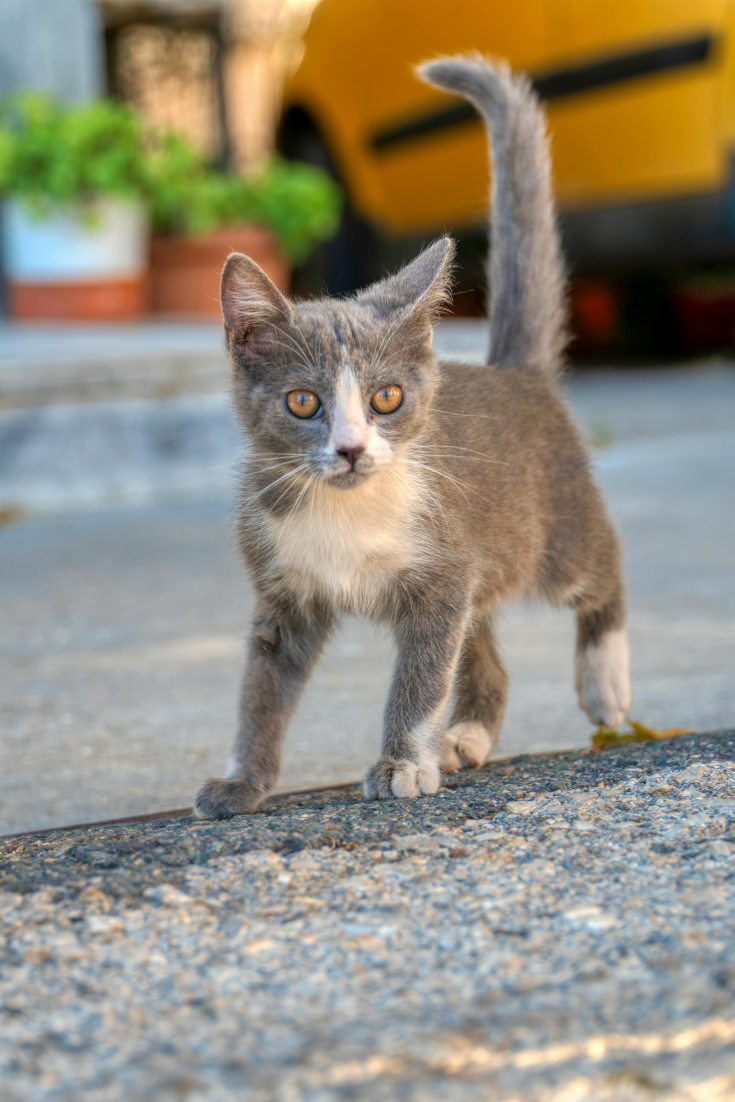
#> input picture Class_Codes/28_April_CV_MamSamrish/pexels-alexravvas-26611787.jpg, 3671 x 5506 px (shown at 1/5 size)
$ jupyter execute sobel_edge_detector.ipynb
#> lines starting #> are read from the running program, lines starting #| are printed output that depends on the picture
### Importing All Required Files

[cell 1]
import numpy as np
import matplotlib.pyplot as plt
import cv2
from PIL import Image

[cell 2]
image = Image.open("pexels-alexravvas-26611787.jpg")
#> image is the input picture: PIL image 3671x5506 RGB; mean R, G, B 145.7, 139.5, 123.1
image = image.convert("L")
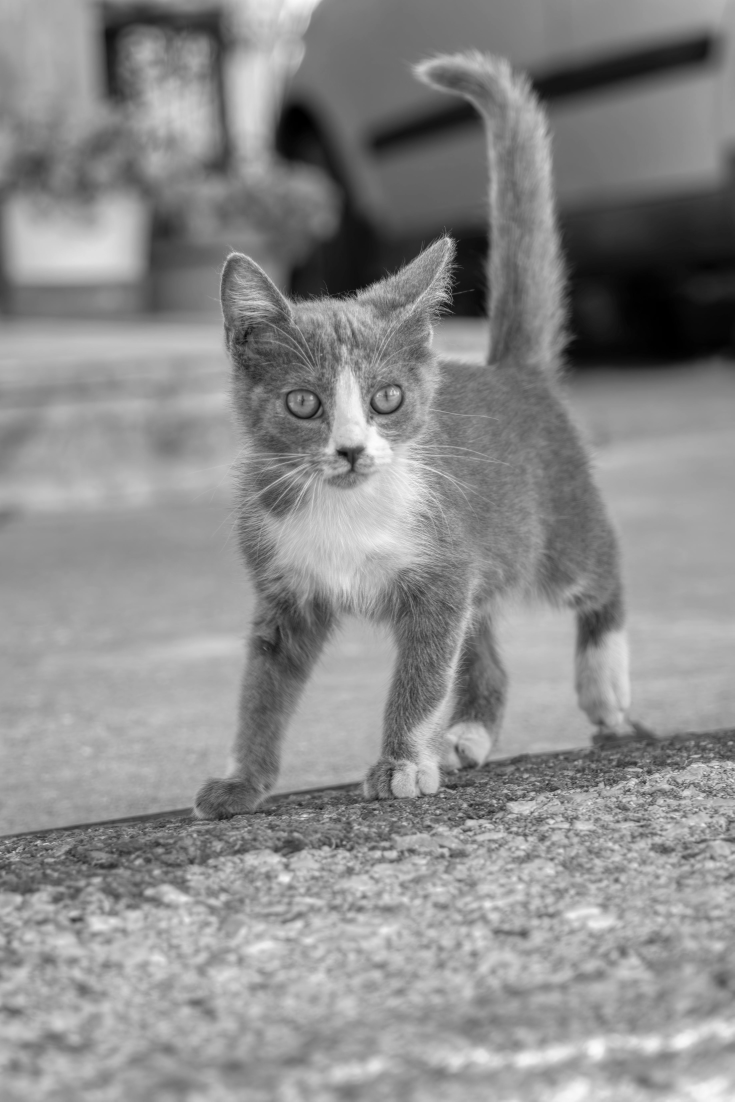
#> image: PIL image 3671x5506 L (shown at 1/5 size); min 0, max 253, mean 139.5

[cell 3]
image = image.resize((500,500))
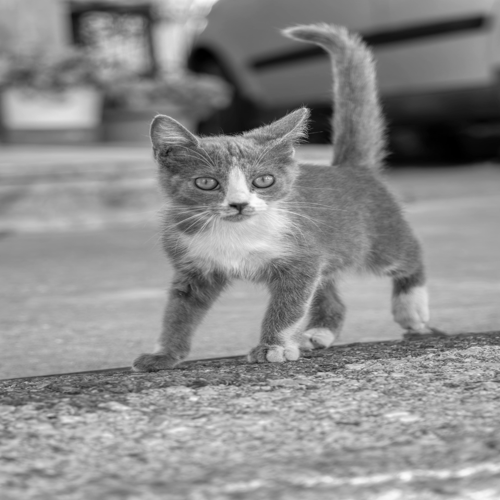
#> image: PIL image 500x500 L; min 0, max 251, mean 139.5
image_array = np.array(image)

[cell 4]
def apply_convolution(image, kernel):
    h, w = image.shape
#> h = 500; w = 500
    kernel_height, kernel_width = kernel.shape
    pad_height = kernel_height // 2
    pad_width = kernel_width // 2
    padded_image = np.pad(image, ((pad_height, pad_height), (pad_width, pad_width)), mode='edge')
    output_image = np.zeros_like(image, dtype=float)

    for i in range(h): #height
        for j in range(w): #width
            region = padded_image[i:i+kernel_height, j:j+kernel_width]
            output_image[i, j] = np.sum(region * kernel)
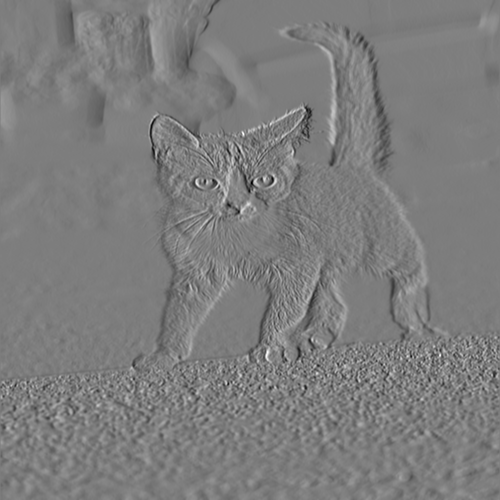
#> output_image: shape (500, 500) float64; min -364, max 376, mean -0.2; drawn with min black and max white

    return output_image

[cell 5]
def sobel_edge_detection(image):
    sobel_x = np.array([[ -1, 0, 1],
                        [ -2, 0, 2],
                        [ -1, 0, 1]])

    sobel_y = np.array([[ 1, 2, 1],
                        [ 0, 0, 0],
                        [-1,-2,-1]])

    grad_x = apply_convolution(image, sobel_x)
    grad_y = apply_convolution(image, sobel_y)
#> after the loop in apply_convolution (call 2), `for i in range(h):`:
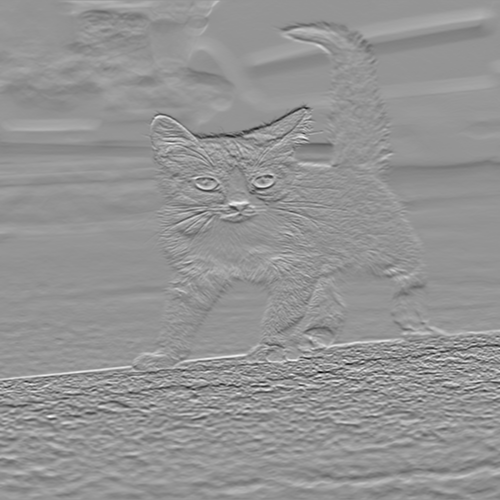
#> output_image: shape (500, 500) float64; min -597, max 430, mean -0.5; drawn with min black and max white

    edge_magnitude = np.sqrt(grad_x**2 + grad_y**2)
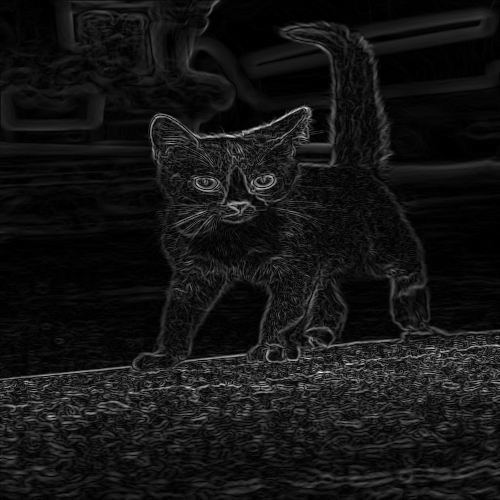
#> edge_magnitude: shape (500, 500) float64; min 0, max 597.4, mean 48.4; drawn with min black and max white
    output_image = ((edge_magnitude / np.max(edge_magnitude)) * 255).astype(np.uint8)

    return grad_x, grad_y, output_image

[cell 6]
gx, gy, sobel_edges = sobel_edge_detection(np.array(image))
plt.imshow(sobel_edges, cmap = 'gray')

[cell 7]
gx_image = Image.fromarray(gx)
gy_image = Image.fromarray(gy)
plt.figure(figsize = (12,6))
plt.subplot(1,2,1)
plt.title("Sobel X Gradient")
plt.imshow(gx_image , cmap = 'gray')
plt.subplot(1,2,2)
plt.title("Sobel Y Gradient")
plt.imshow(gy_image , cmap = 'gray')
plt.show()
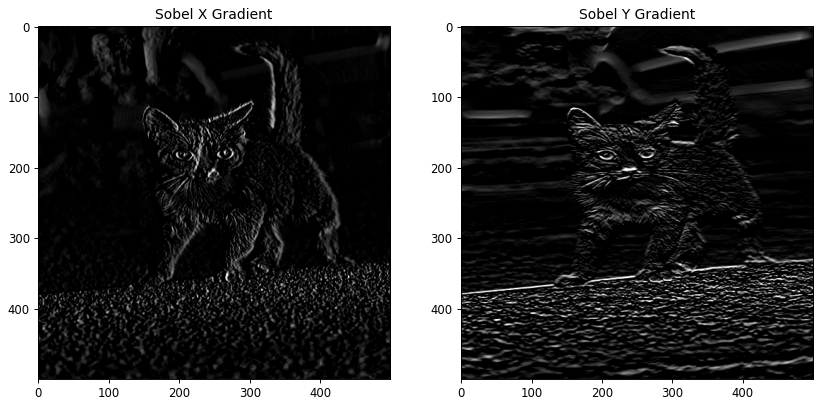
#> figure drawn by matplotlib, 2 panels
